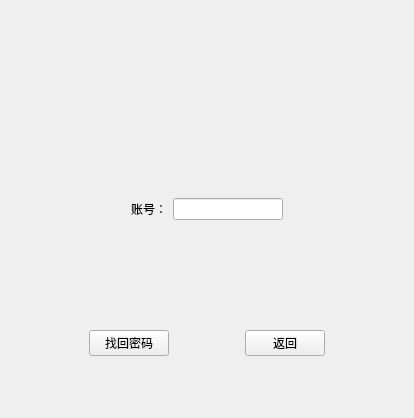
<?xml version="1.0" encoding="UTF-8"?>
<ui version="4.0">
 <class>FindBack</class>
 <widget class="QWidget" name="FindBack">
  <property name="geometry">
   <rect>
    <x>0</x>
    <y>0</y>
    <width>414</width>
    <height>418</height>
   </rect>
  </property>
  <property name="windowTitle">
   <string>Form</string>
  </property>
  <layout class="QVBoxLayout" name="verticalLayout_2">
   <item>
    <widget class="QWidget" name="widget_2" native="true">
     <layout class="QVBoxLayout" name="verticalLayout">
      <item>
       <widget class="QLabel" name="label_picture">
        <property name="text">
         <string/>
        </property>
       </widget>
      </item>
     </layout>
    </widget>
   </item>
   <item>
    <widget class="QWidget" name="widget" native="true">
     <layout class="QHBoxLayout" name="horizontalLayout">
      <item>
       <spacer name="horizontalSpacer">
        <property name="orientation">
         <enum>Qt::Horizontal</enum>
        </property>
        <property name="sizeHint" stdset="0">
         <size>
          <width>40</width>
          <height>20</height>
         </size>
        </property>
       </spacer>
      </item>
      <item>
       <widget class="QLabel" name="label">
        <property name="text">
         <string>账号：</string>
        </property>
       </widget>
      </item>
      <item>
       <widget class="QLineEdit" name="lineEdit"/>
      </item>
      <item>
       <spacer name="horizontalSpacer_2">
        <property name="orientation">
         <enum>Qt::Horizontal</enum>
        </property>
        <property name="sizeHint" stdset="0">
         <size>
          <width>40</width>
          <height>20</height>
         </size>
        </property>
       </spacer>
      </item>
     </layout>
    </widget>
   </item>
   <item>
    <widget class="QWidget" name="widget_4" native="true">
     <layout class="QHBoxLayout" name="horizontalLayout_4">
      <item>
       <spacer name="horizontalSpacer_3">
        <property name="orientation">
         <enum>Qt::Horizontal</enum>
        </property>
        <property name="sizeHint" stdset="0">
         <size>
          <width>40</width>
          <height>20</height>
         </size>
        </property>
       </spacer>
      </item>
      <item>
       <widget class="QPushButton" name="btn_find">
        <property name="text">
         <string>找回密码</string>
        </property>
       </widget>
      </item>
      <item>
       <spacer name="horizontalSpacer_4">
        <property name="orientation">
         <enum>Qt::Horizontal</enum>
        </property>
        <property name="sizeHint" stdset="0">
         <size>
          <width>40</width>
          <height>20</height>
         </size>
        </property>
       </spacer>
      </item>
      <item>
       <widget class="QPushButton" name="btn_back">
        <property name="text">
         <string>返回</string>
        </property>
       </widget>
      </item>
      <item>
       <spacer name="horizontalSpacer_5">
        <property name="orientation">
         <enum>Qt::Horizontal</enum>
        </property>
        <property name="sizeHint" stdset="0">
         <size>
          <width>40</width>
          <height>20</height>
         </size>
        </property>
       </spacer>
      </item>
     </layout>
    </widget>
   </item>
  </layout>
 </widget>
 <resources/>
 <connections/>
</ui>
